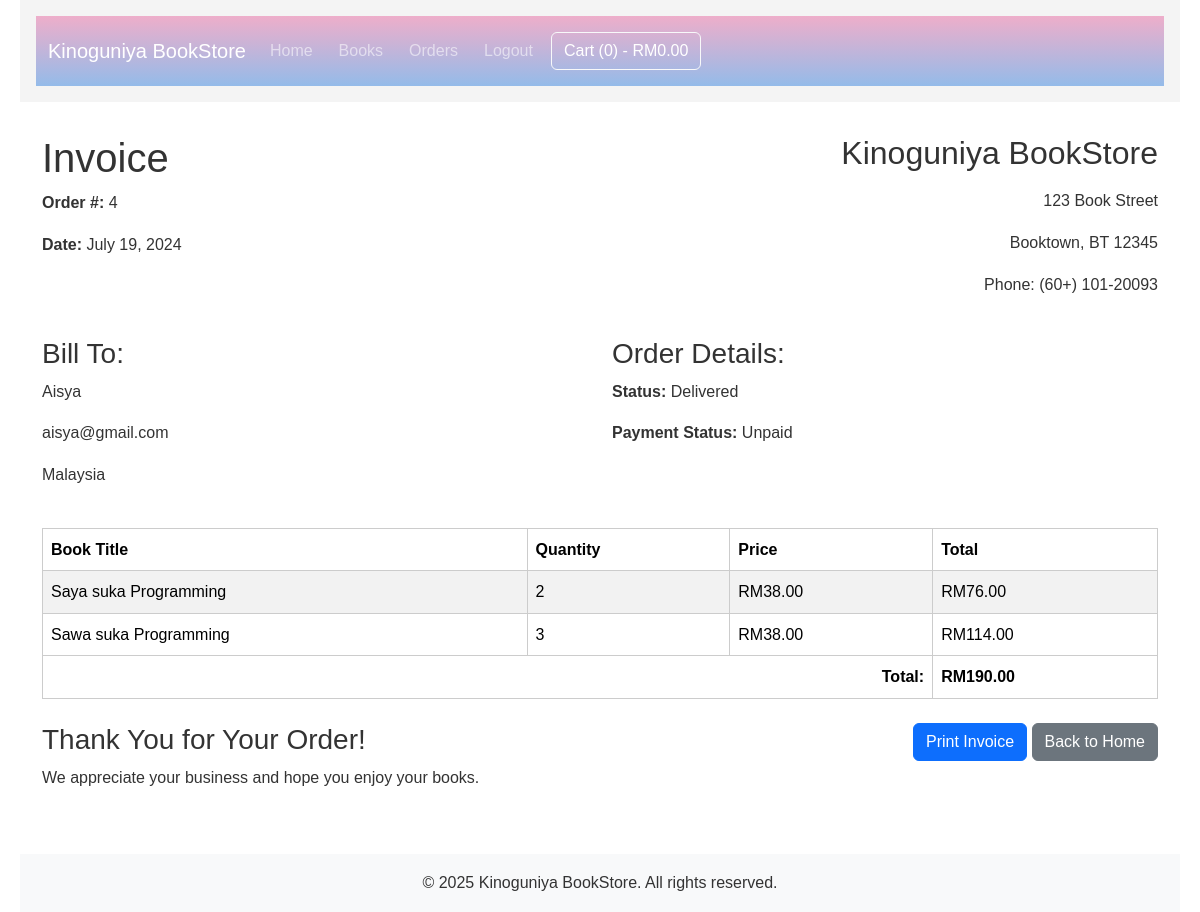
Screenshot of /orders/invoice.php?order_id=4 (signed in) with the database file from the repository.
### tables this page shows
CREATE TABLE `order` (
  `id` int(11) NOT NULL AUTO_INCREMENT,
  `c_id` int(11) NOT NULL,
  `o_date` datetime NOT NULL DEFAULT CURRENT_TIMESTAMP,
  `total_amount` decimal(10,2) NOT NULL DEFAULT '0.00',
  `o_status` enum('Pending','Processing','Shipped','Delivered','Cancelled') NOT NULL DEFAULT 'Pending',
  `o_paymentstatus` enum('Unpaid','Paid','Refunded') NOT NULL DEFAULT 'Unpaid',
  `shipping_address` text,
  `billing_address` text,
  `notes` text,
  `created_at` timestamp NOT NULL DEFAULT CURRENT_TIMESTAMP,
  `updated_at` timestamp NOT NULL DEFAULT CURRENT_TIMESTAMP ON UPDATE CURRENT_TIMESTAMP,
  PRIMARY KEY (`id`),
  KEY `idx_customer_id` (`c_id`),
  KEY `idx_order_date` (`o_date`),
  KEY `idx_status` (`o_status`),
  KEY `idx_payment_status` (`o_paymentstatus`),
  CONSTRAINT `fk_order_customer` FOREIGN KEY (`c_id`) REFERENCES `customer` (`id`) ON UPDATE CASCADE
);

CREATE TABLE `customer` (
  `id` int(11) NOT NULL AUTO_INCREMENT,
  `c_name` varchar(50) NOT NULL,
  `c_email` varchar(50) NOT NULL,
  `c_password` varchar(100) NOT NULL,
  `c_phone` varchar(45) NOT NULL,
  `c_address` varchar(100) NOT NULL,
  PRIMARY KEY (`id`)
);

CREATE TABLE `order_item` (
  `id` int(11) NOT NULL AUTO_INCREMENT,
  `o_id` int(11) NOT NULL,
  `b_id` int(11) NOT NULL,
  `quantity` int(10) unsigned NOT NULL,
  `price` decimal(10,2) NOT NULL,
  `created_at` timestamp NOT NULL DEFAULT CURRENT_TIMESTAMP,
  `updated_at` timestamp NOT NULL DEFAULT CURRENT_TIMESTAMP ON UPDATE CURRENT_TIMESTAMP,
  PRIMARY KEY (`id`),
  KEY `idx_order_id` (`o_id`),
  KEY `idx_book_id` (`b_id`),
  CONSTRAINT `fk_order_item_book` FOREIGN KEY (`b_id`) REFERENCES `book` (`id`) ON UPDATE CASCADE,
  CONSTRAINT `fk_order_item_order` FOREIGN KEY (`o_id`) REFERENCES `order` (`id`) ON DELETE CASCADE ON UPDATE CASCADE
);

CREATE TABLE `book` (
  `id` int(11) NOT NULL AUTO_INCREMENT,
  `isbn` varchar(20) NOT NULL,
  `book_title` varchar(255) NOT NULL,
  `category` varchar(100) NOT NULL,
  `price` decimal(10,2) NOT NULL,
  `copyright_date` date NOT NULL,
  `year` year(4) NOT NULL,
  `page_count` int(11) NOT NULL,
  `p_id` int(11) NOT NULL,
  `s_id` int(11) NOT NULL,
  `a_id` int(11) NOT NULL,
  `is_active` tinyint(1) NOT NULL DEFAULT '1',
  PRIMARY KEY (`id`),
  KEY `publishere_idx` (`p_id`),
  KEY `addded_by_idx` (`s_id`),
  CONSTRAINT `addded_by` FOREIGN KEY (`s_id`) REFERENCES `staff` (`id`) ON DELETE NO ACTION ON UPDATE NO ACTION,
  CONSTRAINT `publisher` FOREIGN KEY (`p_id`) REFERENCES `publisher` (`id`) ON DELETE NO ACTION ON UPDATE NO ACTION
);

### includes/db.php (called while the page is built, shortened)
<?php
class Database {
    private static $instance = null;
    private $conn;
    private function __construct() {
        $this->conn = new mysqli(DB_HOST, DB_USER, DB_PASS, DB_NAME);
    }
    public static function getInstance() {
        if (self::$instance === null) {
            self::$instance = new self();
        }
        return self::$instance;
    }
    public function getConnection() {
        return $this->conn;
    }
}
function db_connect() {
    return Database::getInstance()->getConnection();
}
?>

### orders/invoice.php (the view, shortened to what this page needs)
<?php
$user_id = $_SESSION['user_id'];
$order_id = isset($_GET['order_id']) ? intval($_GET['order_id']) : 0;
$order_query = "SELECT o.*, c.c_name, c.c_email, c.c_address
                FROM `order` o
                JOIN customer c ON o.c_id = c.id
                WHERE o.id = ? AND o.c_id = ?";
$order_stmt = mysqli_prepare(db_connect(), $order_query);
mysqli_stmt_bind_param($order_stmt, "ii", $order_id, $user_id);
mysqli_stmt_execute($order_stmt);
$order_result = mysqli_stmt_get_result($order_stmt);
$order = mysqli_fetch_assoc($order_result);
$items_query = "SELECT oi.*, b.book_title
                FROM order_item oi
                JOIN book b ON oi.b_id = b.id
                WHERE oi.o_id = ?";
$items_stmt = mysqli_prepare(db_connect(), $items_query);
mysqli_stmt_bind_param($items_stmt, "i", $order_id);
mysqli_stmt_execute($items_stmt);
$items_result = mysqli_stmt_get_result($items_stmt);
?>
<!DOCTYPE html>
<html lang="en">
<head>
    <link href="../css/bootstrap.min.css" rel="stylesheet">
    <link rel="stylesheet" href="../css/style.css">
</head>
<body>
    <?php include_once ('../includes/menu.php') ?>
    <div class="container">
        <div class="row mb-4">
            <div class="col-md-6">
                <h1>Invoice</h1>
                <p><strong>Order #:</strong> <?php echo $order_id; ?></p>
                <p><strong>Date:</strong> <?php echo date('F j, Y', strtotime($order['o_date'])); ?></p>
            </div>
            <div class="col-md-6 text-md-end">
                <h2><?php echo SITE_NAME; ?></h2>
                <p>123 Book Street</p>
                <p>Booktown, BT 12345</p>
                <p>Phone: (60+) 101-20093</p>
            </div>
        </div>
        <div class="row mb-4">
            <div class="col-md-6">
                <h3>Bill To:</h3>
                <p><?php echo htmlspecialchars($order['c_name']); ?></p>
                <p><?php echo htmlspecialchars($order['c_email']); ?></p>
                <p><?php echo nl2br(htmlspecialchars($order['c_address'])); ?></p>
            </div>
            <div class="col-md-6">
                <h3>Order Details:</h3>
                <p><strong>Status:</strong> <?php echo htmlspecialchars($order['o_status']); ?></p>
                <p><strong>Payment Status:</strong> <?php echo htmlspecialchars($order['o_paymentstatus']); ?></p>
            </div>
        </div>
        <table class="table table-striped">
            <thead>
                <tr>
                    <th>Book Title</th>
                    <th>Quantity</th>
                    <th>Price</th>
                    <th>Total</th>
                </tr>
            </thead>
            <tbody>
                <?php while ($item = mysqli_fetch_assoc($items_result)): ?>
                    <tr>
                        <td><?php echo htmlspecialchars($item['book_title']); ?></td>
                        <td><?php echo $item['quantity']; ?></td>
                        <td>RM<?php echo number_format($item['price'], 2); ?></td>
                        <td>RM<?php echo number_format($item['quantity'] * $item['price'], 2); ?></td>
                    </tr>
                <?php endwhile; ?>
            </tbody>
            <tfoot>
                <tr>
                    <td colspan="3" class="text-end"><strong>Total:</strong></td>
                    <td><strong>RM<?php echo number_format($order['total_amount'], 2); ?></strong></td>
                </tr>
            </tfoot>
        </table>
        <div class="row mt-4">
            <div class="col-md-6">
                <h3>Thank You for Your Order!</h3>
                <p>We appreciate your business and hope you enjoy your books.</p>
            </div>
            <div class="col-md-6 text-md-end">
                <button class="btn btn-primary no-print" onclick="window.print();">Print Invoice</button>
                <a href="../index.php" class="btn btn-secondary no-print">Back to Home</a>
            </div>
        </div>
    </div>
    <footer class="mt-5 py-3 bg-light no-print">
        <div class="container text-center">
            <p class="mb-0">&copy; <?php echo date('Y'); ?> <?php echo SITE_NAME; ?>. All rights reserved.</p>
        </div>
    </footer>
</body>
</html>

### css/style.css (style rules this page uses)
* { margin: 0; padding: 0; box-sizing: border-box; }
body { font-family: Arial, sans-serif; line-height: 1.6; color: #333; max-width: 1200px; margin: 0 auto; padding: 0 20px; }
h2 { margin-bottom: 1rem; }
table { width: 100%; border-collapse: collapse; margin-bottom: 2rem; }
table th, table td { padding: 0.5rem; border: 1px solid #ccc; text-align: left; }
table th { background-color: #f4f4f4; font-weight: bold; }
footer { background-color: #f4f4f4; padding: 1rem; text-align: center; margin-top: 2rem; }

### rows the page displays
order: o_date "July 19, 2024", c.c_name "Aisya", c.c_email "aisya@gmail.com", c.c_address "Malaysia", o_status "Delivered", o_paymentstatus "Unpaid", total_amount "190.00"
order_item: b.book_title "Saya suka Programming", quantity "2", price "38.00", $item['quantity'] * $item['price'] "76.00"
order_item: b.book_title "Sawa suka Programming", quantity "3", price "38.00", $item['quantity'] * $item['price'] "114.00"

### other values shown
SITE_NAME "Kinoguniya BookStore"
count($_SESSION['cart']) "0"
get_cart_total() "0.00"
$order_id "4"
